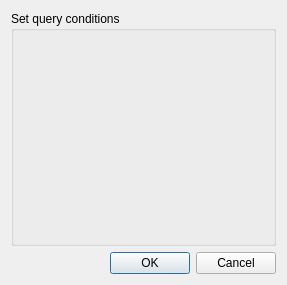
<?xml version="1.0" encoding="UTF-8"?>
<ui version="4.0">
 <class>dialog_setCondition</class>
 <widget class="QDialog" name="dialog_setCondition">
  <property name="geometry">
   <rect>
    <x>0</x>
    <y>0</y>
    <width>287</width>
    <height>285</height>
   </rect>
  </property>
  <property name="windowTitle">
   <string>Set query conditions</string>
  </property>
  <property name="windowIcon">
   <iconset resource="../../resource.qrc">
    <normaloff>:/icons/zeekr.png</normaloff>:/icons/zeekr.png</iconset>
  </property>
  <layout class="QGridLayout" name="gridLayout">
   <item row="0" column="0">
    <widget class="QGroupBox" name="groupBox_setCondition">
     <property name="title">
      <string>Set query conditions</string>
     </property>
     <layout class="QGridLayout" name="gridLayout_2">
      <item row="0" column="0">
       <layout class="QFormLayout" name="formLayout_setCondition"/>
      </item>
     </layout>
    </widget>
   </item>
   <item row="1" column="0">
    <widget class="QDialogButtonBox" name="buttonBox_okOrCancel">
     <property name="orientation">
      <enum>Qt::Horizontal</enum>
     </property>
     <property name="standardButtons">
      <set>QDialogButtonBox::Cancel|QDialogButtonBox::Ok</set>
     </property>
     <property name="centerButtons">
      <bool>false</bool>
     </property>
    </widget>
   </item>
  </layout>
 </widget>
 <resources>
  <include location="../../resource.qrc"/>
 </resources>
 <connections>
  <connection>
   <sender>buttonBox_okOrCancel</sender>
   <signal>accepted()</signal>
   <receiver>dialog_setCondition</receiver>
   <slot>accept()</slot>
   <hints>
    <hint type="sourcelabel">
     <x>248</x>
     <y>254</y>
    </hint>
    <hint type="destinationlabel">
     <x>157</x>
     <y>274</y>
    </hint>
   </hints>
  </connection>
  <connection>
   <sender>buttonBox_okOrCancel</sender>
   <signal>rejected()</signal>
   <receiver>dialog_setCondition</receiver>
   <slot>reject()</slot>
   <hints>
    <hint type="sourcelabel">
     <x>316</x>
     <y>260</y>
    </hint>
    <hint type="destinationlabel">
     <x>286</x>
     <y>274</y>
    </hint>
   </hints>
  </connection>
 </connections>
</ui>
